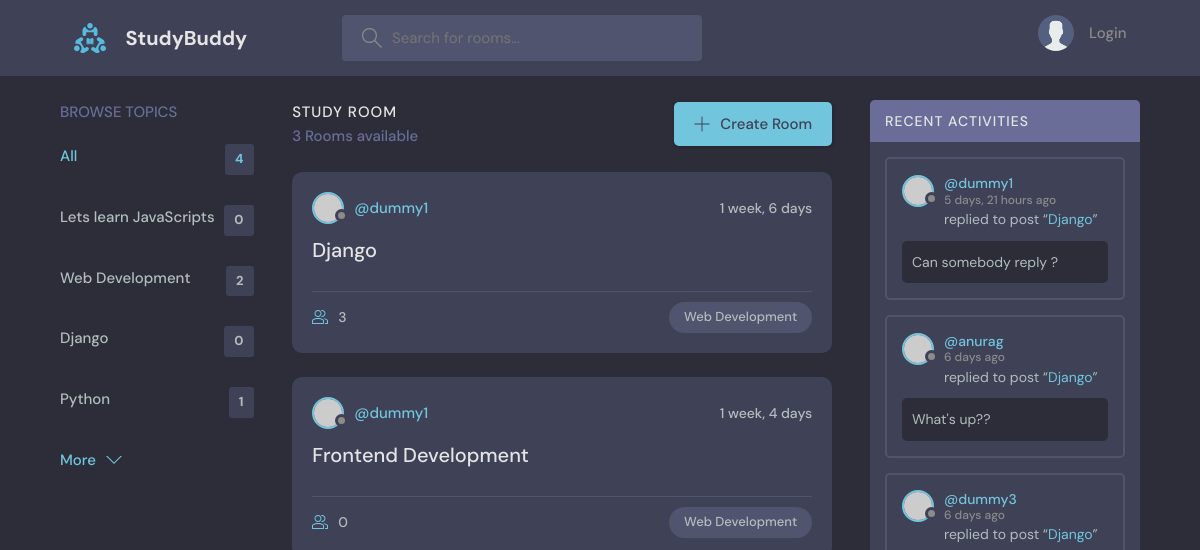
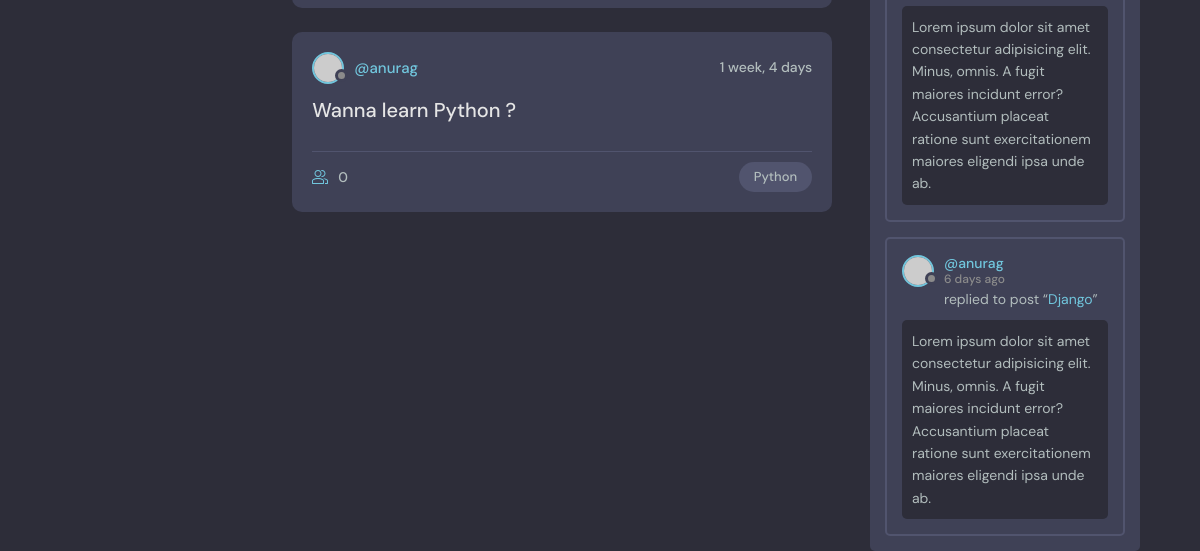
The app's page /, older data (2 pictures, top to bottom).
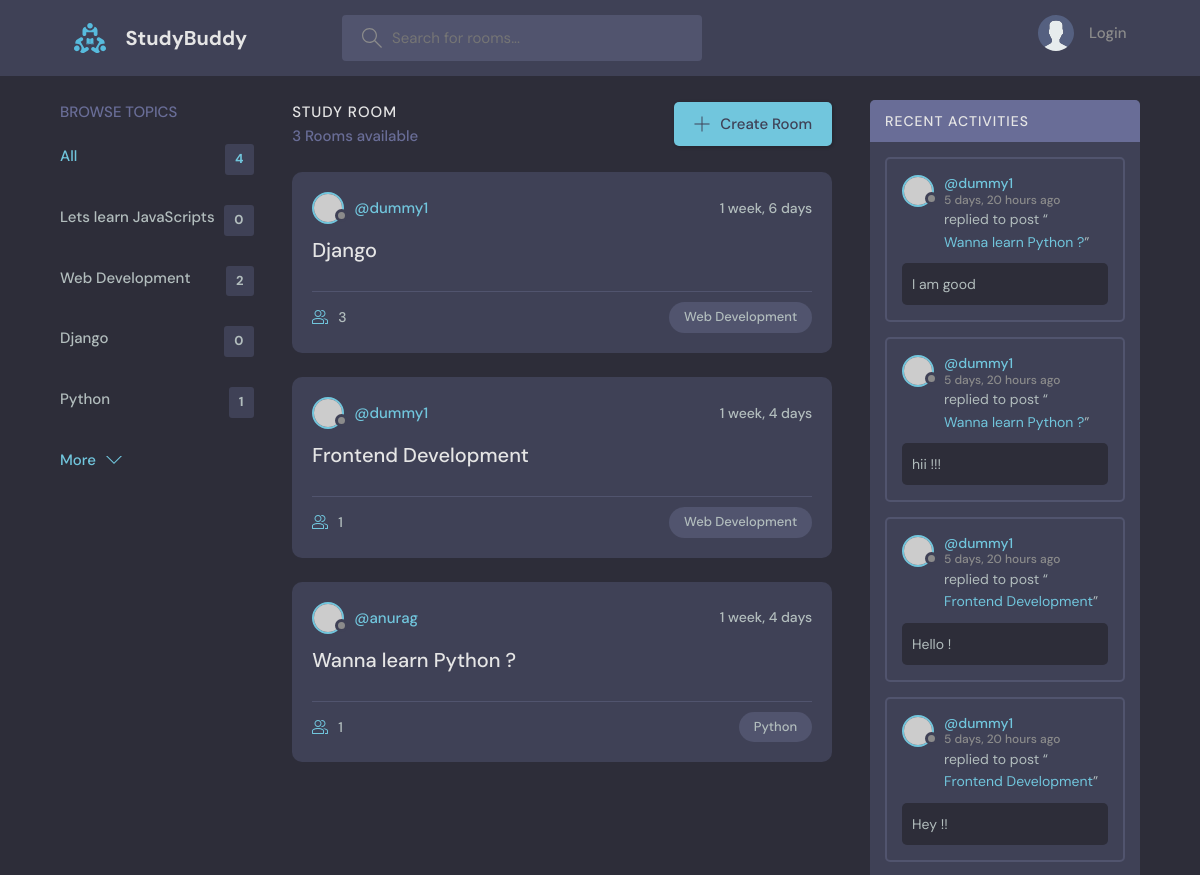
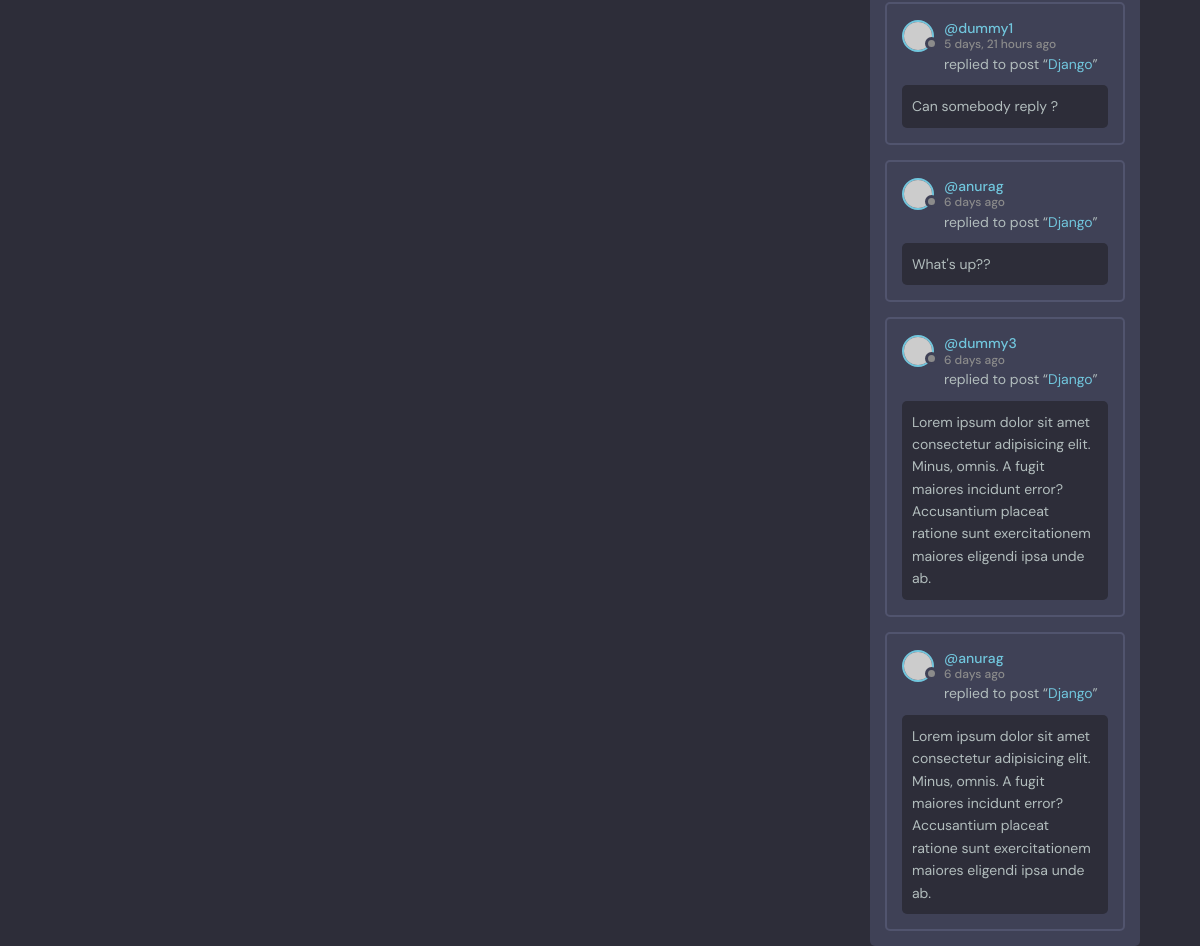
The same page, newer data (2 pictures, top to bottom).
### base/models.py (models this page shows, shortened)
class Topic(models.Model):
    name = models.CharField(max_length=200)

class Room(models.Model):
    host =models.ForeignKey(User,on_delete=models.SET_NULL,null=True)
    topic = models.ForeignKey(Topic,on_delete=models.SET_NULL,null=True)
    name = models.CharField(max_length=200)
    description = models.TextField(null=True,blank=True)
    participants = models.ManyToManyField(User,related_name='participants',blank=True)
    updated = models.DateTimeField(auto_now=True)
    created = models.DateTimeField(auto_now_add=True)
    class Meta:
        ordering = ['-updated','-created']
    def __str__(self):
        return self.name

class Message(models.Model):
    user = models.ForeignKey(User,on_delete=models.CASCADE)
    room = models.ForeignKey(Room,on_delete=models.CASCADE)
    body = models.TextField()
    updated = models.DateTimeField(auto_now=True)
    created = models.DateTimeField(auto_now_add=True)
    class Meta:
        ordering = ['-updated','-created']

### base/views.py (the view)
# urls.py: path('',views.home,name="home"),
def home(request):
    q = request.GET.get('q') if request.GET.get('q') != None else ''
    rooms = Room.objects.filter(
        Q(topic__name__icontains=q) |
        Q(name__icontains=q) |
        Q(description__icontains=q)
    )
    topics = Topic.objects.all()
    room_count = rooms.count()
    room_messages = Message.objects.filter(
        Q(room__topic__name__icontains = q)
    )
    context = {'rooms':rooms,'topics':topics,'room_count':room_count,'room_messages':room_messages}
    return render(request,'base/home.html',context)

### base/templates/base/home.html (shortened to what this page needs)
{% extends 'main.html' %}
{% block content %}
    <main class="layout layout--3">
      <div class="container">
        {% include 'base/topics_component.html' %}
        <div class="roomList">
          <div class="roomList__header">
            <div>
              <h2>Study Room</h2>
              <p>{{room_count}} Rooms available</p>
            </div>
            <a class="btn btn--main" href="{% url 'create-room' %}">
              <svg version="1.1" xmlns="http://www.w3.org/2000/svg" width="32" height="32" viewBox="0 0 32 32">
                <title>add</title>
                <path
                  d="M16.943 0.943h-1.885v14.115h-14.115v1.885h14.115v14.115h1.885v-14.115h14.115v-1.885h-14.115v-14.115z"
                ></path>
              </svg>
              Create Room
            </a>
          </div>
          {% include 'base/feed_component.html' %}
        </div>
        {% include 'base/activity _component.html' %}
      </div>
    </main>
    {% endblock %}

### base/templates/base/topics_component.html
<div class="topics">
    <div class="topics__header">
      <h2>Browse Topics</h2>
    </div>
    <ul class="topics__list">
      <li>
        <a href="{% url 'home' %}" class="active">All <span>{{topics.count}}</span></a>
      </li>
      {% for topic in topics %}
      <li>
        <a href="{% url 'home' %}?q={{topic.name}}">{{topic.name}} <span>{{topic.room_set.all.count}}</span></a>
      </li>
      {% endfor %}
    </ul>
    <a class="btn btn--link" href="topics.html">
      More
      <svg version="1.1" xmlns="http://www.w3.org/2000/svg" width="32" height="32" viewBox="0 0 32 32">
        <title>chevron-down</title>
        <path d="M16 21l-13-13h-3l16 16 16-16h-3l-13 13z"></path>
      </svg>
    </a>
  </div>

### base/templates/base/feed_component.html (shortened to what this page needs)
{% for room in rooms %}
<div class="roomListRoom">
    <div class="roomListRoom__header">
      <a href="{% url 'user-profile' room.host.id  %}" class="roomListRoom__author">
        <div class="avatar avatar--small">
          <img src="https://randomuser.me/api/portraits/women/11.jpg" />
        </div>
        <span>@{{room.host.username}}</span>
      </a>
      <div class="roomListRoom__actions">
        <span>{{room.created|timesince}}</span>
      </div>
    </div>
    <div class="roomListRoom__content">
      <a href="{% url 'room' room.id %}">{{room.name}}</a>
    </div>
    <div class="roomListRoom__meta">
      <a href="{% url 'room' room.id %}" class="roomListRoom__joined">
        {{room.participants.all.count}}
      </a>
      <p class="roomListRoom__topic">{{room.topic.name}}</p>
    </div>
  </div>
  {% endfor %}

### base/templates/base/activity _component.html (shortened to what this page needs)
<div class="activities">
    <div class="activities__header">
      <h2>Recent Activities</h2>
    </div>
    {% for message in room_messages %}
    <div class="activities__box">
      <div class="activities__boxHeader roomListRoom__header">
        <a href="{% url 'user-profile' message.user.id %}" class="roomListRoom__author">
          <div class="avatar avatar--small">
            <img src="https://randomuser.me/api/portraits/women/11.jpg" />
          </div>
          <p>
            @{{message.user}}
            <span>{{message.created|timesince}} ago</span>
          </p>
        </a>
      </div>
      <div class="activities__boxContent">
        <p>replied to post “<a href="{% url 'room' message.room.id %}">{{message.room}}</a>”</p>
        <div class="activities__boxRoomContent">
          {{message.body}}
        </div>
      </div>
    </div>
    {% endfor %}
  </div>

Row changes from the older to the newer data that the page shows:
computed for Room "Frontend Development": participants.all.count "0" → "1"
computed for Room "Wanna learn Python ?": participants.all.count "0" → "1"
added Message: user "dummy1", created "5 days, 20 hours", room "Wanna learn Python ?", body "I am good"
added Message: user "dummy1", created "5 days, 20 hours", room "Wanna learn Python ?", body "hii !!!"
added Message: user "dummy1", created "5 days, 20 hours", room "Frontend Development", body "Hello !"
added Message: user "dummy1", created "5 days, 20 hours", room "Frontend Development", body "Hey !!"
